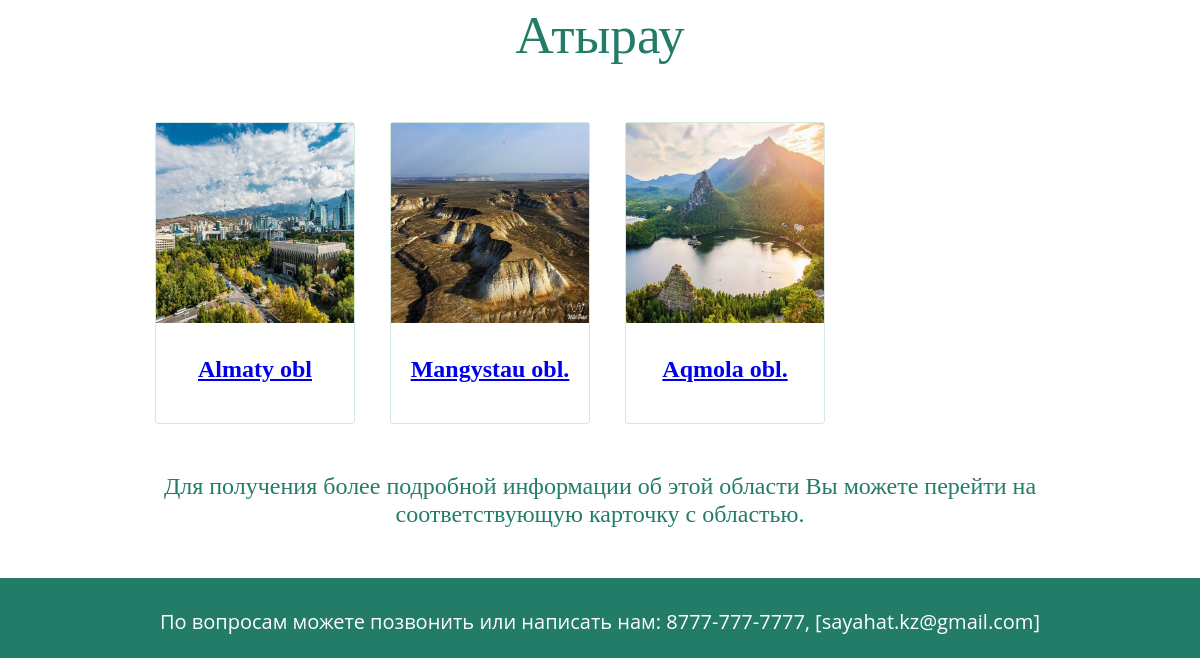
/areas (lower part), run on an earlier commit of the app's database.
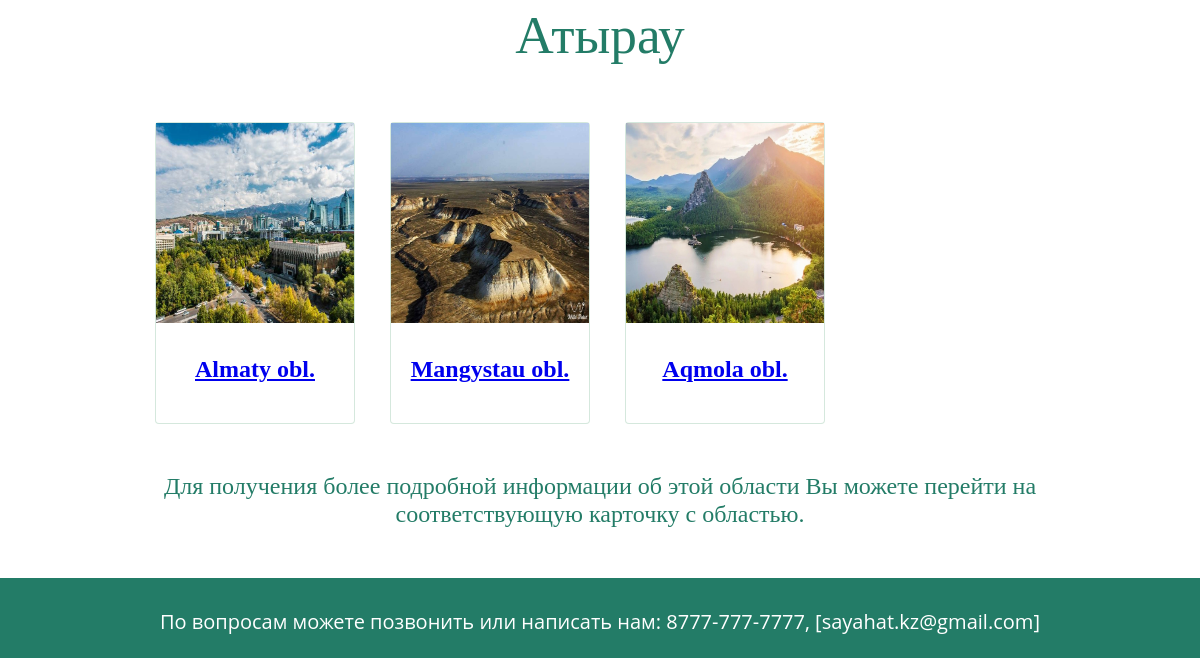
And on a later commit of the database.
### main/models.py (models this page shows, shortened)
class Area(models.Model):
    location = models.CharField(max_length=120, unique=True)
    image = models.ImageField(upload_to='areas_image')
    class Meta:
        verbose_name = 'Area'
        verbose_name_plural = 'Areas'

### main/views.py (the view)
# urls.py: path('areas', views.areas, name='areas'),
def areas(request):
    context = {
            'title': 'sayahat',
            'areas': Area.objects.all(),
        }
    return render(request, 'main/areas.html', context)

### main/templates/main/areas.html (shortened to what this page needs)
{% load static %}
<!DOCTYPE html>
<html lang="en">
<head>
    <link rel="stylesheet" href="{% static '/vendor/css/css/style2.css'%}">
</head>
<body>
<div class="main">
    <div class="max_width mrl_auto text_center mt50px content_col">
        <div class="flex-column items-center">
            <div >
                <p class="mt0px">Атырау</p>
            </div>
            <div class="flex " style="flex-wrap: wrap">
                {% for area in areas %}
                <div class="mb15rem" style="flex: 0 0 17%;max-width: 30%;min-width: 200px; margin-left: 35px;">
                    <div class="card" style="height: 300px">
                        <img class="card-img-top"
                             src="{{ area.image.url }}" width="100%" height="200px"
                             alt="">
                        <div class="card-body">
                            <h4 class="card-title">
                                <a href="{% url 'main:area_products' %}">{{ area.location }}</a>
                            </h4>
                        </div>
                    </div>
                </div>
                {% endfor %}
            </div>
            <div style="font-size: 18pt;">
                <p>Для получения более подробной информации об этой области Вы можете перейти на соответствующую карточку с областью.</p>
            </div>
        </div>
    </div>
    <footer>
        <div style="margin-top: 30px">
            <p>По вопросам можете позвонить или написать нам: 8777-777-7777, [sayahat.kz@gmail.com]</p>
        </div>
    </footer>
</div>
</body>
</html>

What changed in the data, as far as the page shows it:
changed Area: location "Almaty obl" → "Almaty obl."
